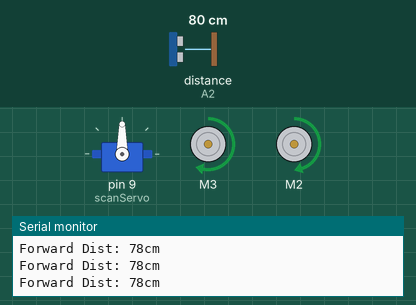
Bench run of a sketch on a simulated Arduino Uno, built with avr-gcc and run on an emulated ATmega328P. Shown: servo, 2 × DC motor (green arrow = forward, orange = backward, longer = faster), the last lines printed to the serial monitor. Wiring (inferred from the names in the program): ultrasonic range finder: trigger A3; echo A2. Inputs (shaded band) come from the test bench; at power-on: distance to the obstacle (sensor on A2) 80 cm. The echo pulse lasts 58.3 µs per cm.

Above: at 1.2 s.
1.3 s: distance to the obstacle (sensor on A2) set to 2 cm
At 3.7 s:
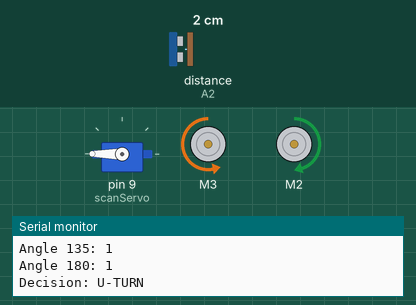
4.3 s: distance to the obstacle (sensor on A2) set to 6 cm
7.3 s: distance to the obstacle (sensor on A2) set to 9 cm
10.3 s: distance to the obstacle (sensor on A2) set to 14 cm
At 10.63 s:
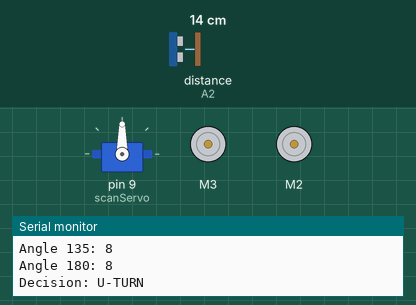
12.3 s: distance to the obstacle (sensor on A2) set to 18 cm
At 13.2 s:
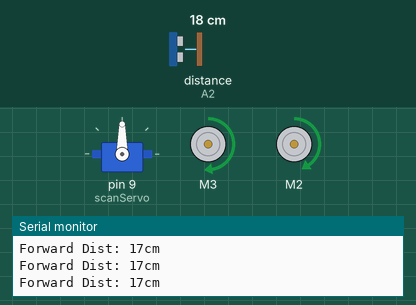
13.8 s: distance to the obstacle (sensor on A2) set to 4 cm
At 14.02 s:
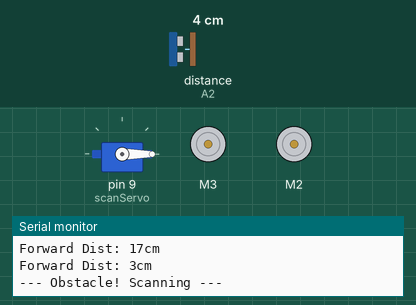
Timing chart, 0 to 17.8 s (numbered marks = the images above; inputs shaded):
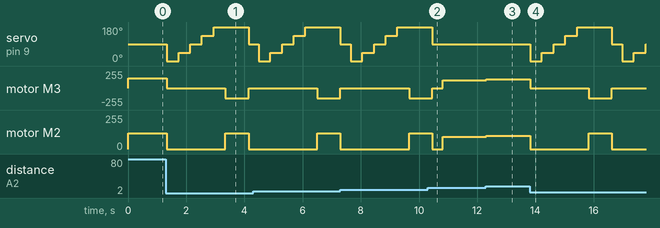

Measured:
- the behaviour switches between 13 and 14 cm on distance to the obstacle (sensor on A2) (found by bisection; images 1 and 2)
- after the input at 1.3 s, servo on pin 9 (scanServo): 90° → 0° at once, → 45° 0.40 s later, → 90° 0.40 s later, → 135° 0.40 s later, … (6 changes in this stretch); motor M3: forward 150/255 → stopped at once, → backward 150/255 2.0 s later, → stopped 0.80 s later
- after the input at 10.3 s, servo on pin 9 (scanServo): goes on until 10.5 s, then stays 90°
- after the input at 12.3 s, motor M3: forward 118/255 → forward 129/255 at once; motor M2: forward 92/255 → forward 101/255 at once
- after the input at 13.8 s, servo on pin 9 (scanServo): 90° → 0° at once, → 45° 0.40 s later, → 90° 0.40 s later, → 135° 0.40 s later, … (9 changes in this stretch); motor M3: forward 129/255 → stopped at once, → backward 150/255 2.0 s later, → stopped 0.80 s later

The sketch:

Obstacle_Avoidance_Rover_AFM.ino
```cpp
#include <AFMotor.h>
#include <Servo.h>

// --- Adjusted Motor Calibration ---
// If it still veers LEFT: Increase MAX_SPEED_R or Decrease MAX_SPEED_L
const int MAX_SPEED_L = 150; // M3 (Left)
const int MAX_SPEED_R = 120; // M2 (Right) - Increased to counter left drift
const int MIN_SPEED_L = 116;
const int MIN_SPEED_R = 90;

const int TRIG_PIN = A3;
const int ECHO_PIN = A2;
const int STOP_DIST = 12;
const int SLOW_DIST = 25;

AF_DCMotor motorR(2); // Physical M2
AF_DCMotor motorL(3); // Physical M3
Servo scanServo;

void setup() {
  Serial.begin(9600);
  scanServo.attach(9);
  scanServo.write(90);
  pinMode(TRIG_PIN, OUTPUT);
  pinMode(ECHO_PIN, INPUT);

  motorL.run(RELEASE);
  motorR.run(RELEASE);
  Serial.println("Rover Initialized...");
}

void loop() {
  int currentDist = getDistance();

  // Real-time Telemetry
  printData("Forward", currentDist);

  if (currentDist <= STOP_DIST) {
    obstacleRoutine();
  } else {
    adjustVelocity(currentDist);
    motorL.run(FORWARD);
    motorR.run(FORWARD);
  }
  delay(50);
}

void printData(String label, int dist) {
  Serial.print(label);
  Serial.print(" Dist: ");
  Serial.print(dist);
  Serial.println("cm");
}

void adjustVelocity(int dist) {
  int speedL, speedR;
  if (dist > SLOW_DIST) {
    speedL = MAX_SPEED_L;
    speedR = MAX_SPEED_R;
  } else {
    speedL = map(dist, STOP_DIST, SLOW_DIST, MIN_SPEED_L, MAX_SPEED_L);
    speedR = map(dist, STOP_DIST, SLOW_DIST, MIN_SPEED_R, MAX_SPEED_R);
  }
  motorL.setSpeed(speedL);
  motorR.setSpeed(speedR);
}

int getDistance() {
  digitalWrite(TRIG_PIN, LOW);
  delayMicroseconds(2);
  digitalWrite(TRIG_PIN, HIGH);
  delayMicroseconds(10);
  digitalWrite(TRIG_PIN, LOW);

  long duration = pulseIn(ECHO_PIN, HIGH, 25000);
  int dist = duration * 0.034 / 2;

  if (dist <= 0 || dist > 400) return 400;
  return dist;
}

void obstacleRoutine() {
  Serial.println("--- Obstacle! Scanning ---");
  motorL.run(RELEASE);
  motorR.run(RELEASE);

  int scans[5];
  int angles[] = {0, 45, 90, 135, 180};
  int maxDist = 0;
  int bestAngleIndex = 2;

  for (int i = 0; i < 5; i++) {
    scanServo.write(angles[i]);
    delay(400); // Stabilization delay
    scans[i] = getDistance();

    Serial.print("Angle "); Serial.print(angles[i]);
    Serial.print(": "); Serial.println(scans[i]);

    if (scans[i] > maxDist) {
      maxDist = scans[i];
      bestAngleIndex = i;
    }
  }

  executeTurn(angles[bestAngleIndex], maxDist);

  scanServo.write(90);
  delay(300);
}

void executeTurn(int angle, int maxDist) {
  motorL.setSpeed(MAX_SPEED_L);
  motorR.setSpeed(MAX_SPEED_R);

  // If even the best path is blocked, it's a trap
  if (maxDist < 15) {
    Serial.println("Decision: U-TURN");
    motorL.run(BACKWARD); motorR.run(FORWARD);
    delay(800);
  } else if (angle < 90) {
    Serial.println("Decision: RIGHT");
    motorL.run(FORWARD); motorR.run(BACKWARD);
    delay(350);
  } else if (angle > 90) {
    Serial.println("Decision: LEFT");
    motorL.run(BACKWARD); motorR.run(FORWARD);
    delay(450);
  }

  motorL.run(RELEASE);
  motorR.run(RELEASE);
}
```
